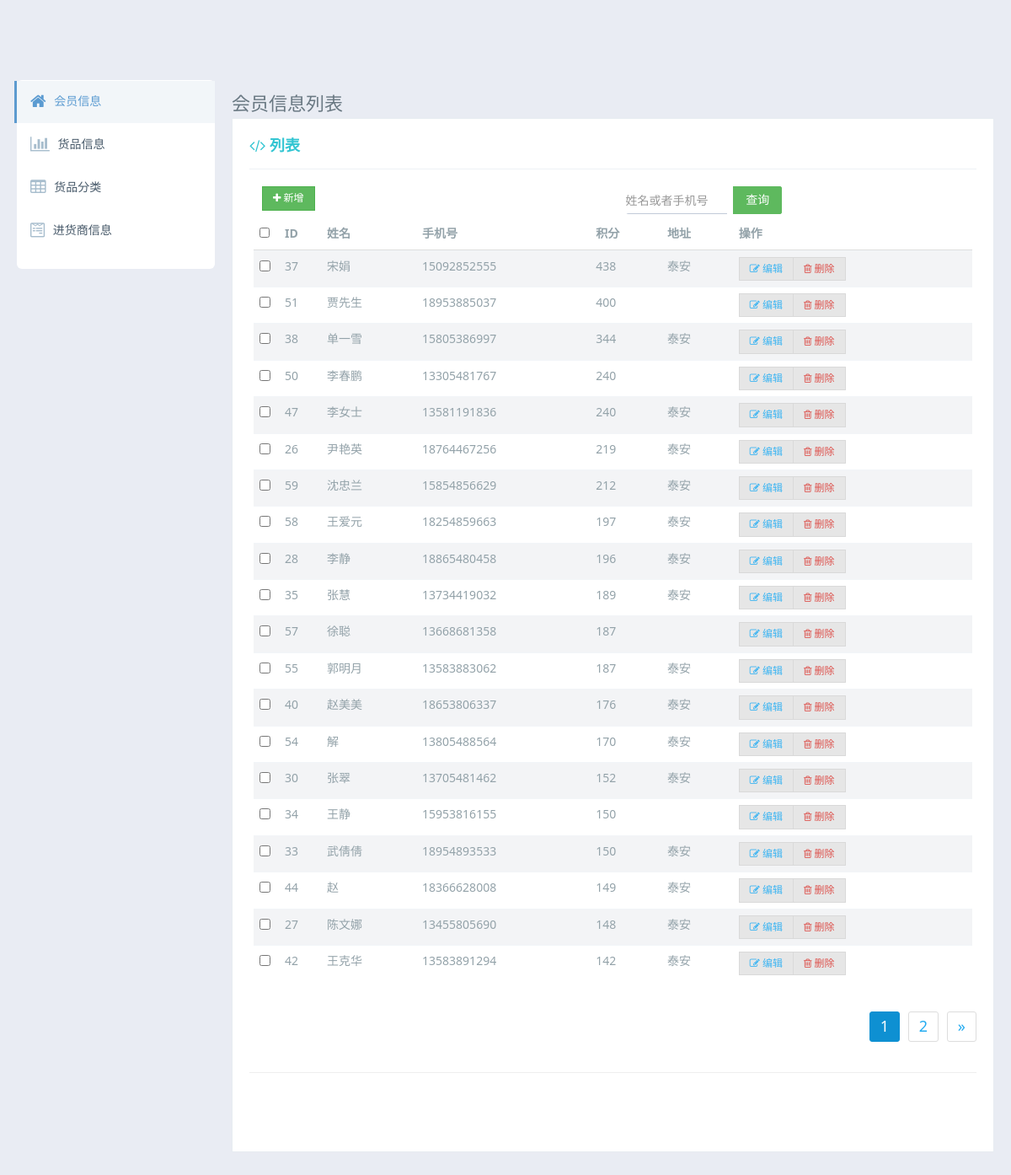
The page / on the database its author committed.
### tables this page shows
CREATE TABLE `user` (
  `id` int(11) unsigned NOT NULL AUTO_INCREMENT,
  `username` varchar(32) DEFAULT NULL,
  `phone` char(11) NOT NULL,
  `goal` int(11) unsigned NOT NULL,
  `address` varchar(128) DEFAULT NULL,
  `brithday` int(11) unsigned DEFAULT NULL,
  PRIMARY KEY (`id`),
  UNIQUE KEY `phone` (`phone`)
);

### config.php (called while the page is built)
<?php
return [
    'database' => [
        'host' => '127.0.0.1',
        'port' => '3306',
        'user' => 'root',
        'pwd'  => 'ps!seecjkshitsaym',
        'db'   => 'admin'
    ]
];

### Mpdo.php (called while the page is built, shortened)
<?php
class Mpdo
{
    public $pdo;
    public $statement;
    public function connect(array $db_conf, $president = true, $charset = 'UTF8', $timeout = 2)
    {
        try {
            $this->pdo = new \PDO(
                "mysql:host={$db_conf['host']};port={$db_conf['port']};dbname={$db_conf['db']};charset={$charset};",
                $db_conf['user'],
                $db_conf['pwd'],
                [
                    \PDO::ATTR_ERRMODE => \PDO::ERRMODE_EXCEPTION,
                    \PDO::ATTR_PERSISTENT => (isset($db_conf['president']) && !empty($db_conf['president'])) ? $db_conf['president'] : $president,
                    \PDO::ATTR_TIMEOUT => (isset($db_conf['timeout']) && !empty($db_conf['timeout'])) ? $db_conf['timeout'] : $timeout,
                    1002 => "SET NAMES {$charset}",
                ]
            );
            return $this;
        } catch (Exception $e) {
            return $e->getCode() . " : " . $e->getMessage();
        }
    }
    public function query($sql, array $params = [])
    {
        return $this->_execute($sql, $params);
    }
    public function row_all()
    {
        return $this->statement->fetchAll(\PDO::FETCH_ASSOC);
    }
    private function _execute($sql, array $params = [], $operation = 'query')
    {
        try {
            if ('query' === $operation) {
                $this->statement = $this->pdo->prepare($sql);
                if (!empty($params)) {
                    $this->statement->execute($params);
                } else {
                    $this->statement->execute();
                }
                return $this;
            }
        } catch (PDOException $e) {
            $this->transaction_status = false;
            return $this->_error = array("errno" => $e->getCode(), "message" => $e->getMessage());
        }
    }
    private function _checkConf(array $conf)
    {
        return true;
    }
}

### Pagination.php (called while the page is built, shortened)
<?php
class Pagination
{
    protected $_base_url;
    protected $_pagetotal;
    protected $_cur_page;
    protected $_pagesize;
    protected $_query_str = [];
    protected $_show_link_nums = 5;
    public function create_links($type = 'html')
    {
        if (isset($this->_pagesize) && !empty($this->_pagesize)) {
            $query_all = array_merge($this->_query_str, ['pagesize' => $this->_pagesize], ['p' => '']);
        } else {
            $query_all = array_merge($this->_query_str, ['p' => '']);
        }
        if ('html' == $type) {
            $query_link = "?" . http_build_query($query_all);
        } else {
            $query_link = http_build_query($query_all);
        }
        if ('array' === $type) {
            $link_arr = ['base_url' => $this->_base_url, 'cur_page' => $this->_cur_page, 'loop_page' => []];
        }
        if ($this->_pagetotal <= $this->_show_link_nums) {
            for ($i = 1; $i <= $this->_pagetotal; $i++) {
                if ('array' === $type) {
                    $link_arr['loop_page'][$i] = $query_link . $i;
                }
            }
        }
        if ($this->_cur_page < $this->_pagetotal) {
            if ('array' === $type) {
                $link_arr['next_page'] = $query_link . ($this->_cur_page + 1);
                $link_arr['last_page'] = $query_link . $this->_pagetotal;
            }
        }
        if ('array' === $type) {
            return $link_arr;
        }
        return false;
    }
    public function set_base_url($base_url)
    {
        return $this->_base_url = $base_url;
    }
    public function set_pagetotal($pagetotal)
    {
        return $this->_pagetotal = $pagetotal;
    }
    public function set_cur_page($cur_page)
    {
        return $this->_cur_page = $cur_page;
    }
    public function set_query_str($query_str)
    {
        return $this->_query_str = $query_str;
    }
    public function set_show_link_nums($show_link_nums)
    {
        return $this->_show_link_nums = $show_link_nums;
    }
}

### index.php (the view, shortened to what this page needs)
<?php
require_once("./Mpdo.php");
require_once("./Pagination.php");
$conf = include_once("./config.php");
$mysql = new Mpdo();
$db = $mysql->connect($conf['database']);
if (isset($_GET['p']) && !empty(intval($_GET['p']))) {
    $page = intval($_GET['p']);
} else {
    $page = 1;
}
$where = 'WHERE 1=1';
$query_str = [];
$pagesize = 20;
$res = $db->count("SELECT count(`id`) AS `total` FROM `user` " . $where);
$pagetotal = ceil($res['total'] / $pagesize);
$offset = ($page - 1) * $pagesize;
$page_link = [];
if (1 < $pagetotal) {
    $pagination = new Pagination();
    $pagination->config([
        'base_url' => 'index.php',
        'pagetotal' => $pagetotal,
        'cur_page' => $page,
        'query_str' => $query_str,
        'show_link_nums' => 5
    ]);
    $page_link = $pagination->create_links('array');
}
$sql = "SELECT * FROM `user` " . $where . " ORDER BY `goal` DESC,`id` DESC LIMIT {$offset},{$pagesize}";
$data = $db->query($sql)->row_all();
?>
<!doctype html>
<html>
<head>
    <link rel="stylesheet" href="assets/css/amazeui.min.css"/>
    <link rel="stylesheet" href="assets/css/admin.css">
    <link rel="stylesheet" href="assets/css/app.css">
</head>
<body data-type="generalComponents">
<div class="tpl-page-container tpl-page-header-fixed">
    <div class="tpl-left-nav tpl-left-nav-hover">
        <div class="tpl-left-nav-list">
            <ul class="tpl-left-nav-menu">
                <li class="tpl-left-nav-item">
                    <a href="index.php" class="nav-link active">
                        <i class="am-icon-home"></i>
                        <span>会员信息</span>
                    </a>
                </li>
                <li class="tpl-left-nav-item">
                    <a href="goods/goods.php" class="nav-link tpl-left-nav-link-list">
                        <i class="am-icon-bar-chart"></i>
                        <span>货品信息</span>
                    </a>
                </li>
                <li class="tpl-left-nav-item">
                    <a href="category/category.php" class="nav-link tpl-left-nav-link-list">
                        <i class="am-icon-table"></i>
                        <span>货品分类</span>
                    </a>
                </li>
                <li class="tpl-left-nav-item">
                    <a href="firm/firm.php" class="nav-link tpl-left-nav-link-list">
                        <i class="am-icon-wpforms"></i>
                        <span>进货商信息</span>
                    </a>
                </li>
            </ul>
        </div>
    </div>
    <div class="tpl-content-wrapper">
        <div class="tpl-content-page-title">
            会员信息列表
        </div>
        <div class="tpl-portlet-components">
            <div class="portlet-title">
                <div class="caption font-green bold">
                    <span class="am-icon-code"></span> 列表
                </div>
            </div>
            <div class="tpl-block">
                <div class="am-g">
                    <div class="am-u-sm-12 am-u-md-6">
                        <div class="am-btn-toolbar">
                            <div class="am-btn-group am-btn-group-xs">
                                <a href="user/operation.php" class="am-btn am-btn-default am-btn-success"><span
                                            class="am-icon-plus"></span> 新增
                                </a>
                            </div>
                        </div>
                    </div>
                    <div class="am-u-sm-12 am-u-md-3">
                        <form action="./index.php" method="get" class="am-input-group am-input-group-sm">
                            <input style="width:120px;" name="s" value="<?= trim($_GET['s']) ?>" type="text"
                                   class="am-form-field" placeholder="姓名或者手机号">
                            <span class="am-input-group-btn">
            <input class="am-btn  am-btn-default am-btn-success tpl-am-btn-success am-icon-search"
                   type="submit" value="查询">
          </span>
                        </form>
                    </div>
                    <div class="am-g">
                        <div class="am-u-sm-12">
                            <form class="am-form">
                                <table class="am-table am-table-striped am-table-hover table-main">
                                    <thead>
                                    <tr>
                                        <th class="table-check"><input type="checkbox" class="tpl-table-fz-check"></th>
                                        <th class="table-id">ID</th>
                                        <th class="table-title">姓名</th>
                                        <th class="table-type">手机号</th>
                                        <th class="table-author am-hide-sm-only">积分</th>
                                        <th class="table-date am-hide-sm-only">地址</th>
                                        <th class="table-set">操作</th>
                                    </tr>
                                    </thead>
                                    <tbody>
                                    <?php foreach ($data as $k => $v): ?>
                                        <tr class="edit-goal-tr" uid="<?=$v['id']?>">
                                            <td><input type="checkbox"></td>
                                            <td><?= $v['id'] ?></td>
                                            <td><?= $v['username'] ?></td>
                                            <td><?= $v['phone'] ?></td>
                                            <td class="edit-goal"><?= $v['goal'] ?></td>
                                            <td class="am-hide-sm-only"><?= $v['address'] ?></td>
                                            <td class="operation">
                                                <div class="am-btn-toolbar edit-delete-btn">
                                                    <div class="am-btn-group am-btn-group-xs">
                                                        <a href="user/operation.php?id=<?= $v['id'] ?>"
                                                           class="am-btn am-btn-default am-btn-xs am-text-secondary"><span
                                                                    class="am-icon-pencil-square-o"></span> 编辑
                                                        </a>
                                                        <a uid="<?= $v['id'] ?>"
                                                           class="am-btn am-btn-default am-btn-xs am-text-danger am-hide-sm-only delete-user">
                                                            <span class="am-icon-trash-o"></span> 删除
                                                        </a>
                                                    </div>
                                                </div>
                                            </td>
                                        </tr>
                                    <?php endforeach; ?>
                                    </tbody>
                                </table>
                                <?php if (!empty($page_link)): ?>
                                    <div class="am-cf">
                                        <div class="am-fr">
                                            <ul class="am-pagination tpl-pagination">
                                                <?php foreach ($page_link['loop_page'] as $k => $v): ?>
                                                    <li<?php if ($k == $page_link['cur_page']): ?> class="am-active"<?php endif; ?>><?php if ($k != $page_link['cur_page']): ?>
                                                            <a
                                                            href="<?= $page_link['base_url'] ?>?<?= $v ?>"><?= $k ?></a><?php else: ?>
                                                            <span style="border-radius: 3px;
    padding: 6px 12px;"><?= $k ?></span><?php endif; ?></li>
                                                <?php endforeach; ?>
                                                <?php if (isset($page_link['last_page'])): ?>
                                                    <li>
                                                        <a href="<?= $page_link['base_url'] ?>?<?= $page_link['last_page'] ?>">»</a>
                                                    </li>
                                                <?php endif; ?>
                                            </ul>
                                        </div>
                                    </div>
                                <?php endif; ?>
                                <hr>
                            </form>
                        </div>
                    </div>
                </div>
                <div class="tpl-alert"></div>
            </div>
        </div>
    </div>
</body>
</html>

### rows shown on the page
user: id "37", username "宋娟", phone "15092852555", goal "438", address "泰安"
user: id "51", username "贾先生", phone "18953885037", goal "400"
user: id "38", username "单一雪", phone "15805386997", goal "344", address "泰安"
user: id "50", username "李春鹏", phone "13305481767", goal "240"
user: id "47", username "李女士", phone "13581191836", goal "240", address "泰安"
user: id "26", username "尹艳英", phone "18764467256", goal "219", address "泰安"
user: id "59", username "沈忠兰", phone "15854856629", goal "212", address "泰安"
user: id "58", username "王爱元", phone "18254859663", goal "197", address "泰安"
user: id "28", username "李静", phone "18865480458", goal "196", address "泰安"
user: id "35", username "张慧", phone "13734419032", goal "189", address "泰安"
user: id "57", username "徐聪", phone "13668681358", goal "187"
user: id "55", username "郭明月", phone "13583883062", goal "187", address "泰安"
user: id "40", username "赵美美", phone "18653806337", goal "176", address "泰安"
user: id "54", username "解", phone "13805488564", goal "170", address "泰安"
user: id "30", username "张翠", phone "13705481462", goal "152", address "泰安"
user: id "34", username "王静", phone "15953816155", goal "150"
user: id "33", username "武倩倩", phone "18954893533", goal "150", address "泰安"
user: id "44", username "赵", phone "18366628008", goal "149", address "泰安"
user: id "27", username "陈文娜", phone "13455805690", goal "148", address "泰安"
user: id "42", username "王克华", phone "13583891294", goal "142", address "泰安"

### other values the page prints
$k "1"
$k "2"
